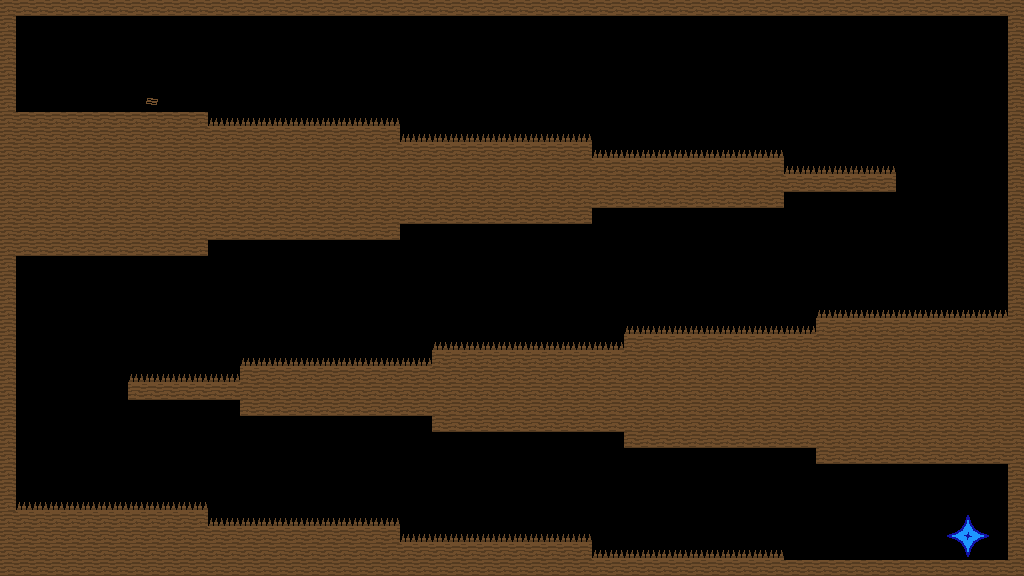

This is a level from a 2D game, rendered from its Tiled map with the project's own tilesets. A one-line summary and the map file follow, with tile-layer data summarised:
An orthogonal 64x36 tile map with 16x16 px tiles, 1 tile layer (Ground) and 2 objects.

<map version="1.4" tiledversion="1.4.2" orientation="orthogonal" renderorder="right-down" width="64" height="36" tilewidth="16" tileheight="16" infinite="0" nextlayerid="3" nextobjectid="3">
 <tileset firstgid="1" source="../textures/wood_texturemap.tsx" />
 <layer id="1" name="Ground" width="64" height="36">
  <properties>
   <property name="gunbulletcount" type="int" value="1" />
   <property name="gunbulletforce" type="float" value="0.75" />
   <property name="gunbulletspread" type="float" value="5" />
   <property name="gunclip" type="int" value="80" />
   <property name="gunname" value="SMG" />
   <property name="gunreload" type="float" value="1.2" />
   <property name="gunspeed" type="int" value="8" />
   <property name="spawnX" type="int" value="96" />
   <property name="spawnY" type="int" value="496" />
  </properties>
  <data>[2304 cells, 1014 non-empty, 12 distinct tile ids]</data>
 </layer>
 <objectgroup id="2" name="Objects">
  <object id="1" gid="2" x="144" y="112" width="16" height="16">
   <properties>
    <property name="text" value="How am I supposed to fly anywhere, with this weak gun?" />
   </properties>
  </object>
  <object id="2" gid="3" x="944" y="560" width="48" height="48">
   <properties>
    <property name="exit" type="bool" value="true" />
   </properties>
  </object>
 </objectgroup>
</map>
